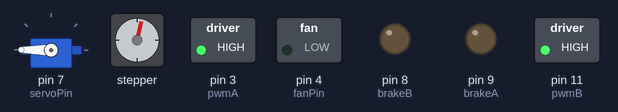
Simulated run of this sketch. Board: Arduino Uno, built with avr-gcc and run on an emulated ATmega328P. Shown: servo, stepper motor, switched loads named in the sketch (green lamp = pin HIGH), output pins drawn as LEDs (lit = HIGH). Stepper angles assume 50 steps per turn.

Above: at 0.05 s.
At 0.45 s:
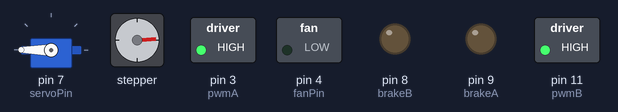
At 1.0 s:
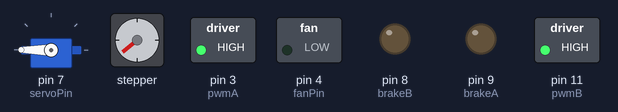
At 2.05 s:
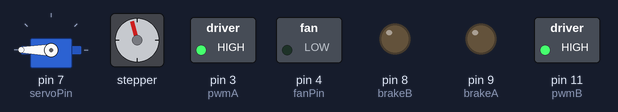
At 3.0 s:
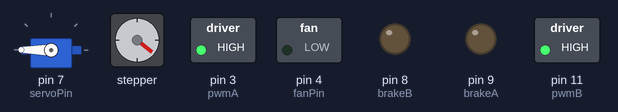
At 4.0 s:
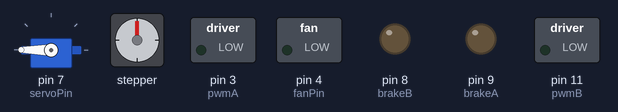
Timing chart, 0 to 5.3 s (numbered marks = the images above):
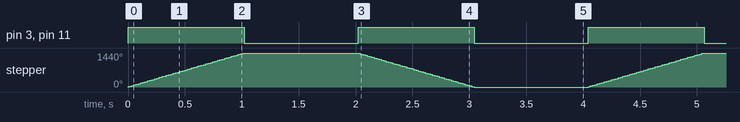

Measured:
- by itself, pin 3 (pwmA), pin 11 (pwmB): alternates HIGH for 1.0 s and LOW for 1.0 s
- by itself, stepper: turns 1440° clockwise in 1.0 s, then 1440° counter-clockwise in 1.0 s, repeating every 4.0 s

The sketch:

test.ino
```cpp
#include <Servo.h>
#include <Stepper.h>

const int fanPin =   4;  // Pin for controlling the bubble blowing CPU fan
const int servoPin = 7;  // Pin for controlling the bubble arm servo motor

const int lowerBoundrySwitch =  2; // Input pin for the switch signalling the lower boundary of the shelf
const int upperBoundrySwitch = 10; // Input pin for the switch signalling the upper boundary of the shelf

// Pins used by the Arduino Motor Shield
// The Motor Shield controlls the stepper motor used for raising and lowering the shelf
const int pwmA =    3;
const int pwmB =   11;
const int brakeA =  9;
const int brakeB =  8;
const int dirA =   12;
const int dirB =   13;

// Servo boundry values
const int arm_open_pos = 3;
const int arm_closed_pos = 180;

const int stepsPerRevolution = 50;  // change this to fit the number of steps per revolution
                                    // for your motor

Stepper myStepper(stepsPerRevolution, dirA, dirB);
Servo bubbleArm;

void setup() {
  pinMode(fanPin, OUTPUT);
  bubbleArm.attach(servoPin);
  bubbleArm.write(arm_closed_pos);

  motorShieldSetup();

  // set the motor speed (for multiple steps only):
  myStepper.setSpeed(240);
}

void loop() {
  // Stepper Test
  stepperTest();

  // Fan Test
  // fanTest();

  // Servo Test
  // servoTest();
}

void motorShieldSetup() {
  // set the PWM and brake pins so that the direction pins can be used to control the motor:
  pinMode(pwmA, OUTPUT);
  pinMode(pwmB, OUTPUT);
  pinMode(brakeA, OUTPUT);
  pinMode(brakeB, OUTPUT);
  digitalWrite(pwmA, LOW);
  digitalWrite(pwmB, LOW);
  digitalWrite(brakeA, LOW);
  digitalWrite(brakeB, LOW);
}
void fanTest(){
  digitalWrite(fanPin, HIGH);   // set the LED on
  delay(5000);              // wait for a second
  digitalWrite(fanPin, LOW);    // set the LED off
  delay(5000);              // wait for a second
}

void servoTest(){
  int pos;
  for (pos = arm_closed_pos; pos > 180; pos += 1) {
    bubbleArm.write(pos);
    delay(30);
  }
  delay(2000);
  for (pos = 180; pos > arm_closed_pos; pos -= 1) {
    bubbleArm.write(pos);
    delay(30);
  }
  delay(2000);
}

void stepperTest(){
  digitalWrite(pwmA, HIGH);
  digitalWrite(pwmB, HIGH);
  for (int i = 0; i < 100; i++) {
    myStepper.step(2);
  }
  digitalWrite(pwmA, LOW);
  digitalWrite(pwmB, LOW);

  delay(1000);
  digitalWrite(pwmA, HIGH);
  digitalWrite(pwmB, HIGH);
  for (int i = 0; i < 100; i++) {
    myStepper.step(-2);
  }
  digitalWrite(pwmA, LOW);
  digitalWrite(pwmB, LOW);

  delay(1000);
}
```
